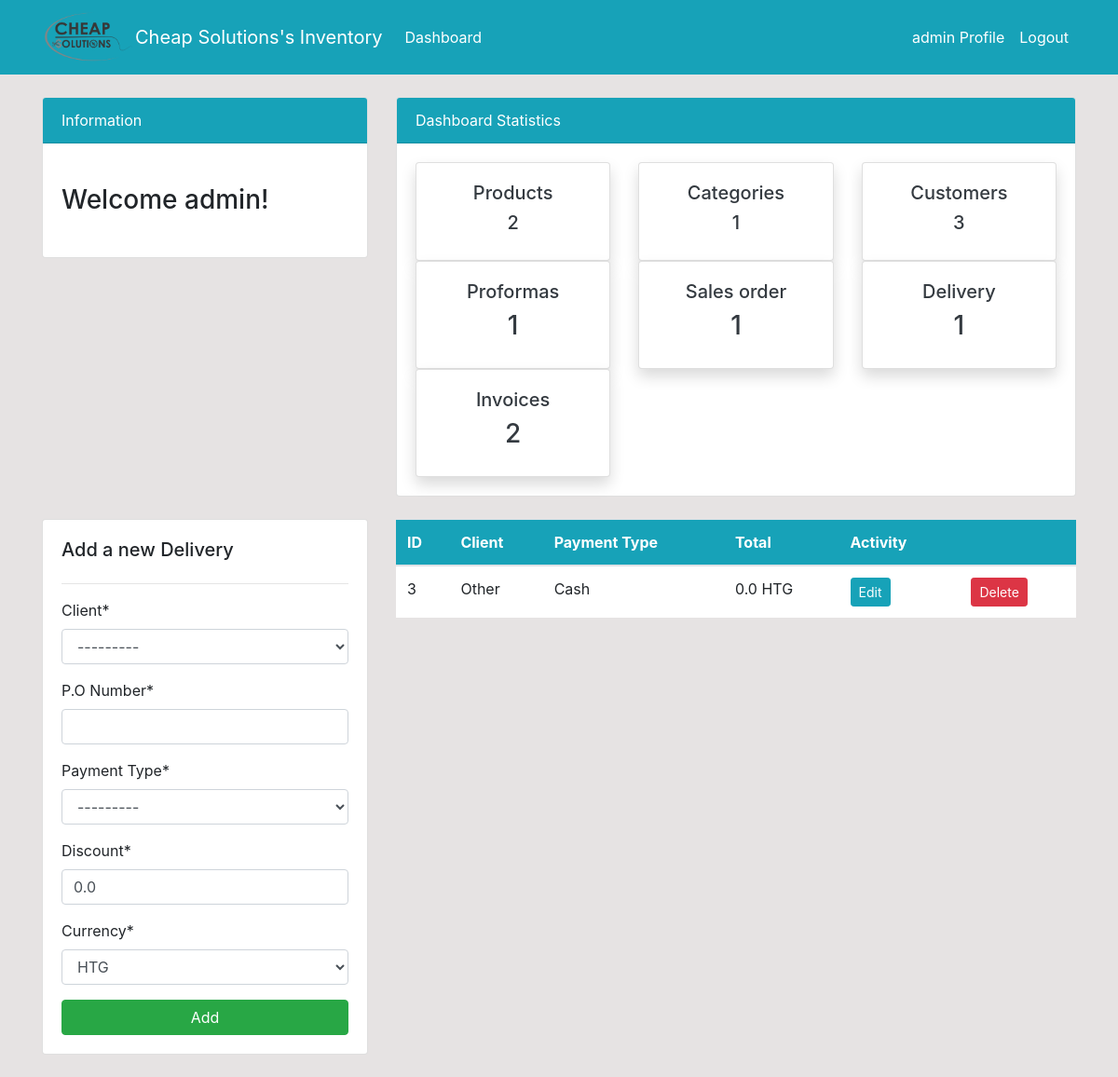
Page /delivery/ (signed in) on the committed database.
### dashboard/models.py (models this page shows, shortened)
class Invoice(models.Model):
    Type   = models.CharField('Invoice Type',
                                   max_length = 50,
                                   choices = Invoice_Type,
                                   null = True)
    client = models.ForeignKey(Customer, on_delete=models.SET_NULL, null=True)
    name_backup = models.CharField(max_length=500, null = True)
    email_backup = models.EmailField(max_length=254, null=True)
    phone_backup = models.PositiveIntegerField(null=True)
    address_backup = models.CharField(max_length=500, null=True )
    PoNumber = models.IntegerField('P.O Number',null=True)
    PaymentType = models.CharField('Payment Type',
                                   max_length=50,
                                   choices=Payment_Type,
                                   null=True)
    Date   = models.DateTimeField('Date',
                              default=datetime.now, blank=True
                              )
    Total = models.FloatField(null=True, default = 0.0)
    discount = models.FloatField('Discount',null=True, default = 0.0)
    Balance = models.FloatField(null=True)
    currency = models.CharField(max_length=50, choices=Currency_Category,default='HTG',null=True)
    class Meta:
        ordering = ('Date',)

### dashboard/views.py (the view)
# urls.py: path('delivery/', views.invoices_delivery, name='dashboard-invoices-delivery'),#delivery
@login_required(login_url='user-login')
def invoices_delivery(request):
    proforma = Proforma.objects.all().order_by('-id',)
    proforma_count = proforma.count()
    invoice_count = 0
    invoice = Invoice.objects.all().order_by('-id',)
    for inv in invoice:
        if inv.Type == "Invoice":
            invoice_count += 1
    invoice_salesorder_count = 0
    invoice = Invoice.objects.all().order_by('-id',)
    for inv in invoice:
        if inv.Type == "Sales Order":
            invoice_salesorder_count += 1
    invoice_delivery_count = 0
    invoice = Invoice.objects.all().order_by('-id',)
    for inv in invoice:
        if inv.Type == "Delivery":
            invoice_delivery_count += 1
    category = Category.objects.all().order_by('-id',)
    category_count = category.count()
    product = Product.objects.all().order_by('-id',)
    product_count = product.count()
    customer = Customer.objects.all()
    customer_count = customer.count()
    order = Order.objects.all().order_by('-id',)
    order_count = order.count()
    """"""
    if request.method == 'POST':
        form = InvoiceForm(request.POST)
        if request.POST.get("client"):
          custo = Customer.objects.get(id=int(request.POST.get("client")))
          request.POST._mutable = True
          request.POST['name_backup'] = custo.name
          request.POST['email_backup'] = custo.email
          request.POST['phone_backup'] = custo.phone
          request.POST['address_backup'] = custo.address
          request.POST['Type'] = "Delivery"
        if form.is_valid():
          form.save()
          messages.success(request, f'A delivery has been added')
          return redirect('dashboard-invoices-delivery')
    else:
       form = InvoiceForm()
    context = {
        'delivery': invoice_delivery_count,
        'salesorder': invoice_salesorder_count,
        'proforma':proforma,
        'proforma_count':proforma_count,
        'invoice': invoice,
        'invoice_count': invoice_count,
        'category': category,
        'category_count': category_count,
        'product': product,
        'form': form,
        'customer_count': customer_count,
        'product_count': product_count,
        'order_count': order_count,
    }
    return render(request, 'dashboard/invoice_delivery.html', context)

### dashboard/forms.py
class InvoiceForm(forms.ModelForm):
  class Meta:
    model = Invoice
    fields = ['client',
                  'PoNumber',
                  'PaymentType',
                  'discount',
                  'currency',
                  'name_backup',
                  'email_backup',
                  'phone_backup',
                  'address_backup',
                  'Type',]
  def __init__(self, *args, **kwargs):
    super(InvoiceForm, self).__init__(*args, **kwargs)
    for field in self.fields:
      self.fields['name_backup'].widget = forms.HiddenInput()
      self.fields['email_backup'].widget = forms.HiddenInput()
      self.fields['phone_backup'].widget = forms.HiddenInput()
      self.fields['address_backup'].widget = forms.HiddenInput()
      self.fields['Type'].widget = forms.HiddenInput()

### dashboard/models.py (called while the page is built)
    def __str__(self):
        return '{0}'.format(self.name)

### templates/dashboard/invoice_delivery.html (shortened to what this page needs)
{% extends 'partials/base.html' %} {% block title %}Invoices Page{% endblock %} {% load crispy_forms_tags %}
{% block content %} {% include 'partials/topside.html' %}
<div class="row my-4">
	<div class="col-md-4">
		<div class="card card-body">
			<h5>Add a new Delivery</h5>
			<hr>
			<form method="POST">
				{% csrf_token %} {{ form|crispy }}
				<input class="btn btn-success btn-block" type="submit" value="Add">
            </form>
        </div>
    </div>
    <div class="col-md-8">
        <table class="table bg-white">
            <thead class="bg-info text-white">
                <tr>
                    <th scope="col">ID</th>
                    <th scope="col">Client</th>
                    <th scope="col">Payment Type</th>
                    <th scope="col">Total</th>
                    <th scope="col">Activity</th>
                    <th scope="col"></th>
                </tr>
            </thead>
            <tbody>
                {% for invoice in invoice %}
								{% if invoice.Type == "Delivery" %}
                <tr>
                    <td>{{ invoice.id }}</td>
                    <td>{{ invoice.name_backup }}</td>
                    <td>{{ invoice.PaymentType }}</td>
                   <td>{{ invoice.Total }} {{ invoice.currency }}</td>
                    <td>
                        <a class="btn btn-info btn-sm mr-2"
                            href="{% url 'dashboard-invoices-edit-product' invoice.id %}">Edit</a>
                    </td>
                    <td>
                      <a class="btn btn-danger btn-sm ml-2"
                            href="{% url 'dashboard-invoices-delete' invoice.id %}">Delete</a>
                    </td>
                </tr>
								{% endif %}
                {% endfor %}
            </tbody>
        </table>
    </div>
</div>
{% endblock %}

### templates/partials/nav.html (shortened to what this page needs)
{% load static %}
<nav class="navbar navbar-expand-lg navbar-info bg-info">
    <div class="container">
        <img class="img2" src="{% static '/img/Cheap solution logo.png' %}" alt="Cheap Solutions" style="width: 100%; max-width: 100px" />
        <a class="navbar-brand text-white" href="{% url 'dashboard-index' %}">Cheap Solutions's Inventory</a>
        {% if user.is_authenticated %}
        <div class="collapse navbar-collapse" id="navbarSupportedContent">
            <ul class="navbar-nav mr-auto">
                <li class="nav-item active">
                    <a class="nav-link text-white" href="{% url 'dashboard-index' %}">Dashboard </a>
                </li>
            </ul>
            <ul class="navbar-nav ml-auto">
                <li class="nav-item active">
                    <a class="nav-link text-white" href="{% url 'user-profile' %}">{{ user.username }} Profile
                        <span class="sr-only">(current)</span></a>
                </li>
                <li class="nav-item">
                    <a class="nav-link text-white" href="{% url 'user-logout' %}">Logout</a>
                </li>
            </ul>
            {% endif %}
        </div>
    </div>
</nav>

### templates/partials/topside.html
<div class="row">
    <div class="col-md-4 mt-4">
        <div class="card">
            <div class="card-header bg-info text-white">
                Information
            </div>
            <div class="card-body">
                <marquee behavior="" direction="">
                    <h3 class="my-4">Welcome {{ user.username }}!</h3>
                </marquee>
            </div>
        </div>
    </div>
    <div class="col-md-8 mt-4">
        <div class="card">
            <div class="card-header bg-info text-white">
                Dashboard Statistics
            </div>
            <div class="card-body">
                <div class="row">
                    <div class="col-md-4">
                        <a class="text-decoration-none text-dark" href="{% url 'dashboard-products' %}">
                            <div class="card my-card shadow">
                                <div class="card-body text-center">
                                    <h5>Products </h5>
                                    <h5>{{ product_count }}</h5>
                                </div>
                            </div>
                        </a>
                    </div>
                    <div class="col-md-4">
                        <a class="text-decoration-none text-dark" href="{% url 'dashboard-products-category' %}">
                            <div class="card my-card shadow">
                                <div class="card-body text-center">
                                    <h5>Categories </h5>
                                    <h5>{{ category_count }}</h5>
                                </div>
                            </div>
                        </a>
                    </div>
                     <div class="col-md-4">
                        <a class="text-decoration-none text-dark" href="{% url 'dashboard-customers' %}">
                            <div class="card my-card shadow">
                                <div class="card-body text-center">
                                    <h5>Customers</h5>
                                    <h5>{{customer_count}}</h5>
                                </div>
                            </div>
                        </a>
                    </div>
                    <div class="col-md-4">
                        <a class="text-decoration-none text-dark" href="{% url 'dashboard-proformas' %}">
                            <div class="card my-card shadow">
                                <div class="card-body text-center">
                                    <h5>Proformas </h5>
                                    <h3>{{ proforma_count }}</h3>
                                </div>
                            </div>
                        </a>
                    </div>
                    <div class="col-md-4">
                        <a class="text-decoration-none text-dark" href="{% url 'dashboard-invoices-salesorder' %}">
                            <div class="card my-card shadow">
                                <div class="card-body text-center">
                                    <h5>Sales order</h5>
                                    <h3>{{ salesorder }}</h3>
                                </div>
                            </div>
                        </a>
                    </div>
                    <div class="col-md-4">
                        <a class="text-decoration-none text-dark" href="{% url 'dashboard-invoices-delivery' %}">
                            <div class="card my-card shadow">
                                <div class="card-body text-center">
                                    <h5>Delivery</h5>
                                  <h3>{{ delivery }}</h3>
                                </div>
                            </div>
                        </a>
                    </div>
                    <div class="col-md-4">
                        <a class="text-decoration-none text-dark" href="{% url 'dashboard-invoices' %}">
                            <div class="card my-card shadow">
                                <div class="card-body text-center">
                                    <h5>Invoices </h5>
                                    <h3>{{ invoice_count }}</h3>
                                </div>
                            </div>
                        </a>
                    </div>
                </div>
            </div>
        </div>
    </div>
</div>

### static/style.css (style rules this page uses)
body { background: rgb(230, 227, 227); }

### templates/partials/nav.html (style rules this page uses)
.img2 { -webkit-filter: grayscale(100%); filter: grayscale(100%); }

### rows in the picture
Invoice: id "3", name_backup "Other", PaymentType "Cash", Total "0.0", currency "HTG"

### other values in the picture
{{ user.username }} "admin"
{{ product_count }} "2"
{{ category_count }} "1"
{{ customer_count }} "3"
{{ proforma_count }} "1"
{{ salesorder }} "1"
{{ delivery }} "1"
{{ invoice_count }} "2"
